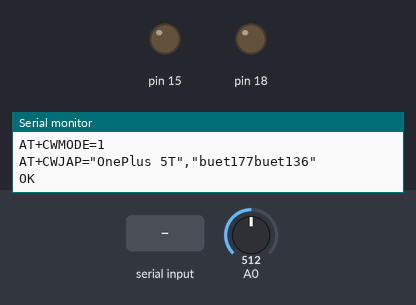
Recording of a sketch running on a simulated Arduino Uno, built with avr-gcc and run on an emulated ATmega328P. On the bench: output pins drawn as LEDs (lit = HIGH), the last lines printed to the serial monitor. Inputs (shaded band) come from the test bench; at power-on: A0 = 512. The modem accepts every AT command (registered, SIM ready, sends succeed) and sends nothing else.

Above: at 14.2 s.
14.3 s: "1" received over Serial
At 15.6 s:
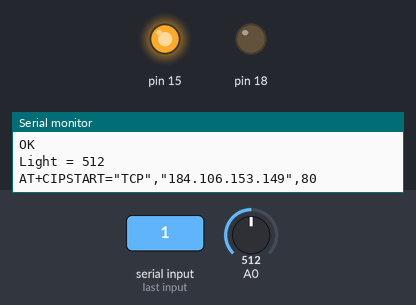
Timing chart, 0 to 17.3 s (numbered marks = the images above; inputs shaded):
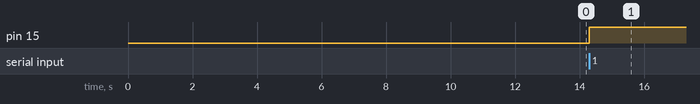

Measured:
- after the input at 14.3 s, pin 15: LOW → HIGH at once

The sketch:

Light_with_wifi_control.ino
```cpp
#include <SoftwareSerial.h>
#define DEBUG true
SoftwareSerial esp8266(9,10);
#include <LiquidCrystal_PCF8574.h>
#include <stdlib.h>
LiquidCrystal_PCF8574 lcd(0x27);  // set the LCD address to 0x27 for a 16 chars and 2 line display

#define SSID "OnePlus 5T"     // "SSID-WiFiname"
#define PASS "buet177buet136"       // "password"
//#define IP "192.168.43.198"
#define IP "184.106.153.149"// thingspeak.com ip
String msg = "GET /update?key=S8NGVSFAE3O9FVAJ"; //change it with your api key like "GET /update?key=Your Api Key"
//String msg = "POST /test";

int error;
int light;
char val;

void setup()
{
  //lcd.setBacklight(255);
  //lcd.begin(16, 2);
  //lcd.print("circuitdigest.com");
  //delay(100);
  //lcd.setCursor(0,1);
  //lcd.print("Connecting...");
  Serial.begin(9600);
  pinMode(A0,INPUT);
  pinMode(18,OUTPUT);
  pinMode(15,OUTPUT);
  esp8266.begin(115200);
  Serial.println("AT");
  esp8266.println("AT");
  delay(6000);
  if(esp8266.find("OK")){
    connectWiFi();
  }
}

void loop()
{
  while (Serial.available() > 0)
  {
  val = Serial.read();
  }
  if( val == '1') // Forward
    {
      digitalWrite(15, HIGH);
      light=analogRead(A0);
      Serial.println("Light = " + String(light));
      if (light<200) {
        tone(18,1000,2000);
      }
      start: //label
      error=0;
      delay(1000);
      updatebeat(light);
   //Resend if transmission is not completed
      if (error==1){
        goto start; //go to label "start"
      }
      delay(1000);
      }
  else if(val == '2') // Backward
    {

      digitalWrite(15, LOW);
      Serial.println("Data Sending Stopped");
      delay(1000);
    }
}

void updatebeat(int X){
  error=0;
  String cmd = "AT+CIPSTART=\"TCP\",\"";
  cmd += IP;
  cmd += "\",80";
  Serial.println(cmd);
  esp8266.println(cmd);
  delay(2000);
  if(esp8266.find("Error")){
    return;
  }
  cmd = msg ;
  cmd += "&field1=";
  cmd += light;
  cmd += "\r\n";
  Serial.print("AT+CIPSEND=");
  esp8266.print("AT+CIPSEND=");
  Serial.println(cmd.length());
  esp8266.println(cmd.length());
  if(esp8266.find(">")){
    Serial.print(cmd);
    esp8266.print(cmd);
  }
  else{
   Serial.println("AT+CIPCLOSE");
   esp8266.println("AT+CIPCLOSE");
    //Resend...
    error=1;
  }
}

boolean connectWiFi(){
  Serial.println("AT+CWMODE=1");
  esp8266.println("AT+CWMODE=1");
  delay(2000);
  String cmd="AT+CWJAP=\"";
  cmd+=SSID;
  cmd+="\",\"";
  cmd+=PASS;
  cmd+="\"";
  Serial.println(cmd);
  esp8266.println(cmd);
  delay(5000);
  if(esp8266.find("OK")){
    Serial.println("OK");
    return true;
  }else{
    return false;
  }
}
```
